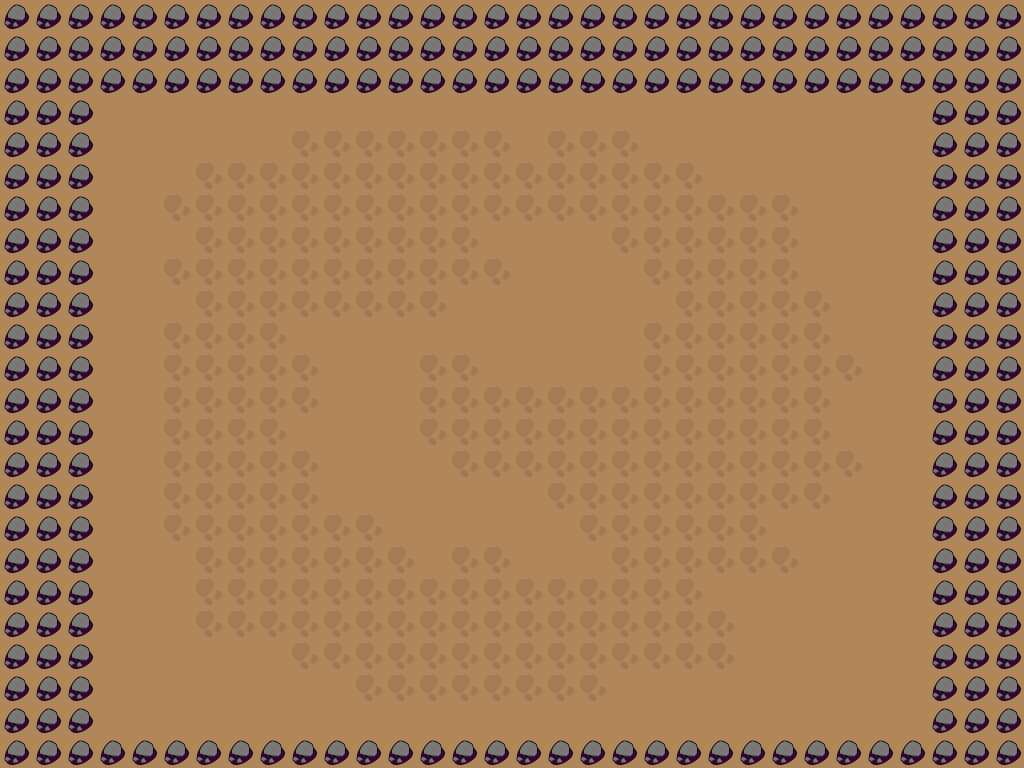

The image is a tile-based game level rendered from a .tmx file. Its description and source (layers, tilesets, objects; grid data summarised) follow:
An orthogonal 32x24 tile map with 32x32 px tiles, 1 tile layer (Calque de Tile 1).

<map version="1.0" orientation="orthogonal" renderorder="right-down" width="32" height="24" tilewidth="32" tileheight="32" nextobjectid="1">
 <tileset firstgid="1" name="tileset" tilewidth="32" tileheight="32" tilecount="50" columns="10">
  <image source="tileset.png" width="320" height="160" />
 </tileset>
 <layer name="Calque de Tile 1" width="32" height="24">
  <data>[768 cells, 768 non-empty, 3 distinct tile ids]</data>
 </layer>
</map>